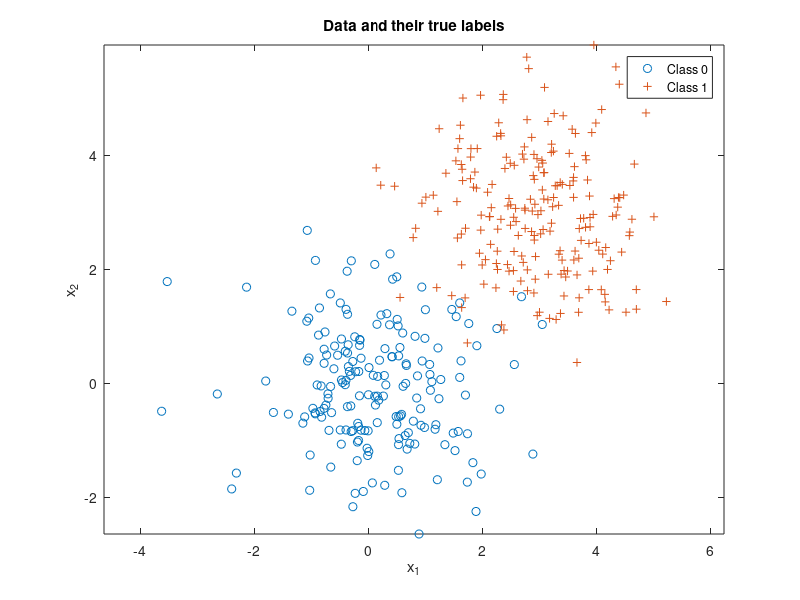

Reproduce this figure in MATLAB. (Note: this script raises an error after producing the figure.)
n=2; %number of feature dimensions;
N=400; %number of iid samples
mu(:,1)=[0,0];
mu(:,2)=[3;3]% mean for each class,[x-asix mean, y-axis mean
Sigma(:,:,1)=eye(2)
Sigma(:,:,2)=eye(2)%A 3-D array, for example, uses three subscripts. 
%The first two are just like a matrix, but the third dimension represents pages or sheets of elements.
p=[0.5,0.5]% class prioirs for labels 0 and 1 respectively
label=rand(1,N)>=p(1); %obtain the bool value so that to choose each sample within which class
%Uniformly distributed pseudorandom numbers.R = rand(N) returns an N-by-N matrix containing pseudorandom values drawn 
%from the standard uniform distribution on the open interval(0,1).  
Nc=[length(find(label==0)),length(find(label==1))];% number of samples from each class
x=zeros(n,N);%save up space

%draw samples from each class pdf
for l=0:1
    x(:,label==l)=mvnrnd(mu(:,l+1),Sigma(:,:,l+1),Nc(l+1))';
%R = mvnrnd(MU,SIGMA,N) returns a N-by-D matrix R of random vector chosen
%from the multivariate normal distribution with 1-by-D mean vector MU, and
%D-by-D covariance matrix SIGMA. In this case is (Nc-by-2)'=(2-by-Nc)
%x(:,label==1)=randGaussian(Nc(l+1),mu(:,l+1),Sigma(:,:,l+1)
end
figure(1)
plot(x(1,label==0),x(2,label==0),'o');
hold on
plot(x(1,label==1),x(2,label==1),'+');
hold off
axis equal
legend('Class 0','Class 1')
title('Data and their true labels')
xlabel('x_1')
ylabel('x_2')

%loss value(for MAP, choose 0-1 loss)
lambda=[0 1;1 0];
%generate the function of threshold gamma based on risk function
gamma=(lambda(2,1)-lambda(1,1))/(lambda(1,2)-lambda(2,2))*p(1)/p(2);
%take log on both side, which turns division to minus,p(x|w2)-p(x|w1):
discriminationScore=log(evalGaussian(x,mu(:,2),Sigma(:,:,2)))-log(evalGaussian(x,mu(:,1),Sigma(:,:,1)));
decision=(discriminationScore>=log(gamma));
%probability  of true negative:
ind00=find(decision==0&label==0);p00=length(ind00)/Nc(1);
%probability of false positive:
ind10=find(decision==1&label==0);
length(ind10)
p10=length(ind10)/Nc(1)%number and probability of errors that decision==1 and label==0  
%probability of false negative:
ind01=find(decision==0&label==1);
length(ind01)
p01=length(ind01)/Nc(2)%number and probability of errors that decision==0 and label==1 
%probability of true positive:
ind11=find(decision==1&label==1);p11=length(ind11)/Nc(2);
%p(error)=[p10 p01]*Nc'/N；p=(p10*Nc(1)+p01*Nc(2))/N;

figure(2)
%class 0 circle,class 1 +,correct green,incorrect red
plot(x(1,ind00),x(2,ind00),'og');%samples(x1,x2) that belong to label 0 , decision=0;
hold on
plot(x(1,ind10),x(2,ind10),'or')%samples(x1,x2) that belong to label 0, decision=1;
hold on
plot(x(1,ind01),x(2,ind01),'+r')%samples(x1,x2) that belong to label 1, desicion =0;
hold on
plot(x(1,ind11),x(2,ind11),'+g')%samples(x1,x2) that belong to label 1, desicion=1;
legend('Label=0 & Decision=0','Label=0 & Decision=1','Label=1 & Decision=0','Label=1 & Decision=1')
xlabel('x_1')
ylabel('y_1')
title('data along with their inferred(decision) labels')
hold off
axis equal

    

 
